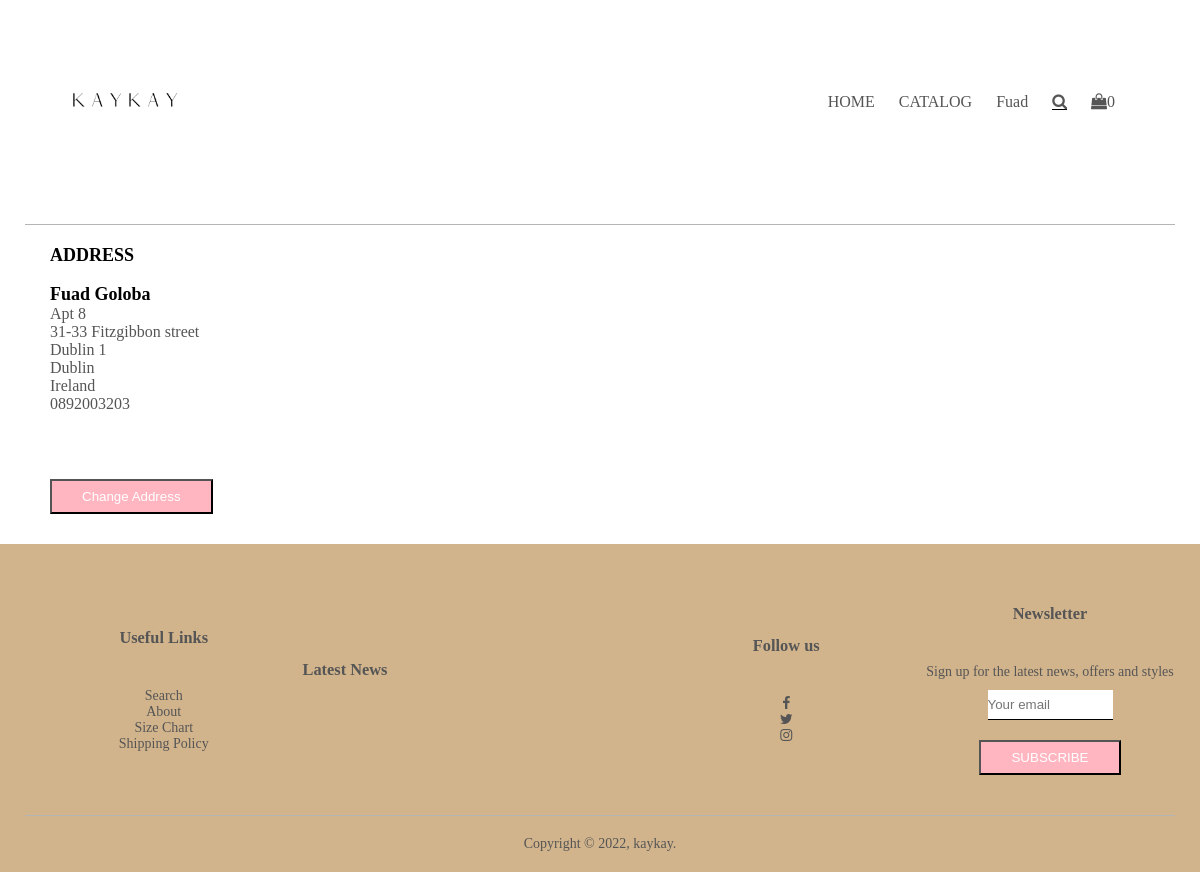
The page /address (signed in) on the database as committed earlier.
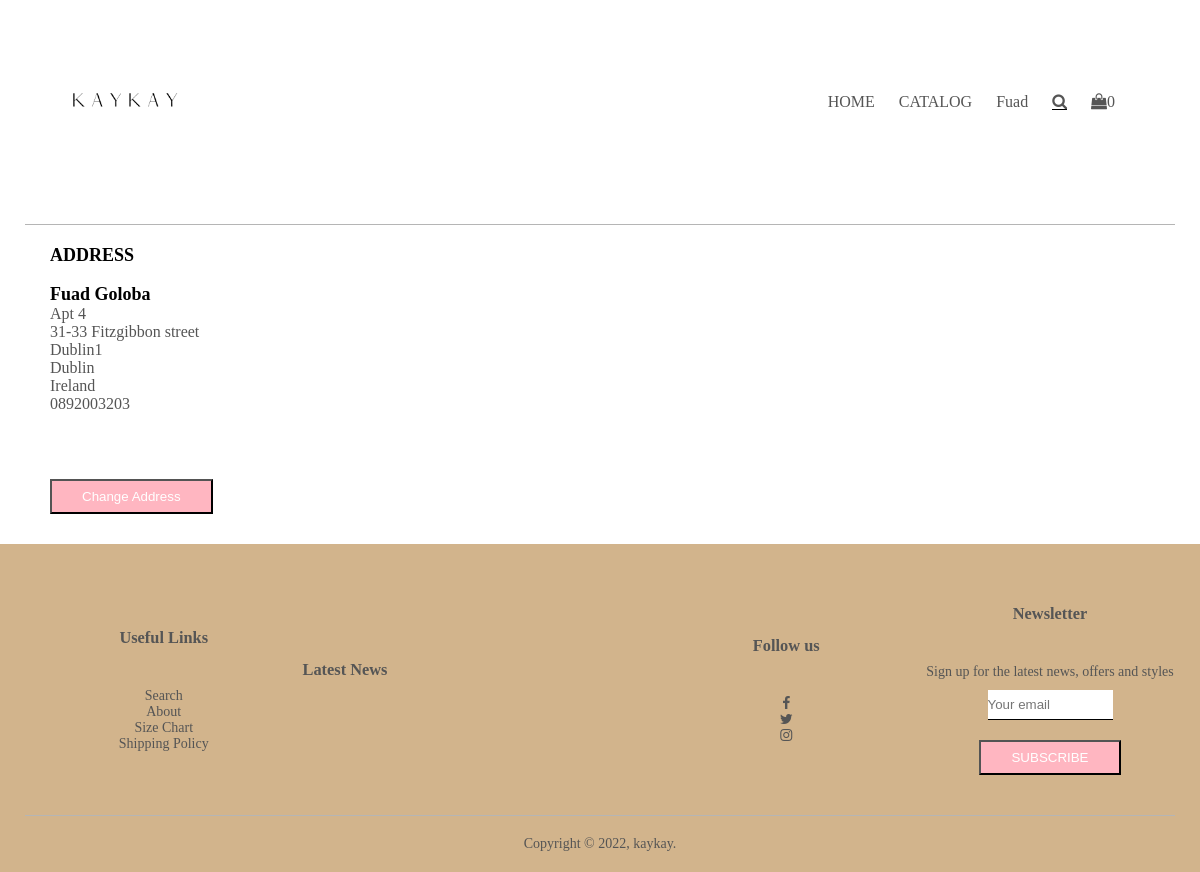
The same page on the database as committed later.
### tables this page shows
CREATE TABLE users
    (id INTEGER PRIMARY KEY NOT NULL,
    hash TEXT NOT NULL,
    first_name VARCHAR NOT NULL,
    last_name VARCHAR NOT NULL,
    email TEXT NOT NULL,
    created_at DATETIME DEFAULT CURRENT_TIMESTAMP,
    address_1 TEXT NOT NULL,
    address_2 TEXT NOT NULL,
    city VARCHAR NOT NULL,
    state VARCHAR NOT NULL,
    country VARCHAR NOT NULL,
    phone VARCHAR NOT NULL,
    mom_maiden_name VARCHAR NOT NULL,
    born_city VARCHAR NOT NULL);

### app.py (the view)
@app.route("/address")
def address():
    user_info = get_user()
    return render_template("address.html", user_info=user_info)

### app.py (called while the page is built)
@app.after_request
def after_request(response):
    response.headers["Cache-Control"] = "no-cache, no-store, must-revalidate"
    response.headers["Expires"] = 0
    response.headers["Pragma"] = "no-cache"
    return response

### import_functions.py (called while the page is built)
def get_user():
    user = db.execute("""SELECT *
                          FROM users
                          WHERE id = ?""",
                          session["user_id"])
    return user

### templates/address.html (shortened to what this page needs)
{% extends "layout.html" %}
{% block main %}
<div class="address-page">
    <div class="container">
        <div class="row">
                <div class="address">
                    <span> ADDRESS </span>
                    <br></br>
                    {% for user in user_info %}
                    <span> {{ user["first_name"] }} {{ user["last_name"] }}</span>
                    <p> {{ user["address_1"] }}</p>
                    <p> {{ user["address_2"] }}</p>
                    <p> {{ user["city"] }}</p>
                    <p> {{ user["state"] }}</p>
                    <p> {{ user["country"] }}</p>
                    <p> {{ user["phone"] }}</p>
                    {% endfor %}
                    <br></br>
                    <a href="/changeAddress"><button type="submit" class="btn-2">Change Address</button></a>
                </div>
            </div>
        </div>
    </div>
</div>
{% endblock %}

### templates/layout.html (shortened to what this page needs)
<!DOCTYPE html>
<html lang="en">
<head>
    <link href="/static/CSS/style.css" rel="stylesheet">
    <link href="https://stackpath.bootstrapcdn.com/font-awesome/4.7.0/css/font-awesome.min.css" rel="stylesheet">
    <link rel='stylesheet' href='https://cdnjs.cloudflare.com/ajax/libs/font-awesome/4.7.0/css/font-awesome.min.css'>
</head>
<body>
    <div class="container">
        <div class="navbar">
            <div class="logo">
                <a href="/"><img src="/static/images/kb2.PNG" width="160px"></a>
            </div>
            <nav>
                {% if session["user_id"] %}
                <ul id="MenuItems">
                    <li><a href="/">HOME</a></li>
                    <li><a href="/catalog">CATALOG</a></li>
                    <li><a href="/profile">{{ session["first_name"] }}</a></li>
                    <li><a href="/search"><i class='fa fa-search'></i></a></li>
                    <li><a href="/cart"><i class='fa fa-shopping-bag'></i>{{ session["cart"] | length }}</a><li>
                </ul>
                {% endif %}
            </nav>
        </div>
        <hr>
        <main class="container-fluid py-5 text-center">
            {% block main %}{% endblock %}
    <div class="footer">
        <div class="container">
            <div class="row">
                <div class="footer-col-1">
                    <h3>Useful Links</h3>
                    <ul>
                        <li><a href="/search">Search</a></li>
                        <li><a href="/about_us">About</a></li>
                        <li>Size Chart</li>
                        <li>Shipping Policy</li>
                    </ul>
                </div>
                <div class="footer-col-2">
                    <h3>Latest News</h3>
                </div>
                <div class="footer-col-3">
                    <h3>Follow us</h3>
                    <ul>
                        <li><a href=""><i class='fa fa-facebook'></i></a></li>
                        <li><a href=""><i class='fa fa-twitter'></i></a></li>
                        <li><a href=""><i class='fa fa-instagram'></i></a></li>
                    </ul>
                </div>
                <div class="footer-col-4">
                    <h3>Newsletter</h3>
                    <p> Sign up for the latest news, offers
                        and styles</p>
                    <form action="/subscribe" method="post">
                        <div class="mb-3">
                            <input autocomplete="off" autofocus class="form-control mx-auto w-auto" id="email" name="email" placeholder="Your email" type="text" required>
                        </div>
                        <div>
                        <button class="btn2" type="submit">SUBSCRIBE</button>
                        </div>
                    </form>
                </div>
            </div>
            <hr>
            <p class="copyright">Copyright © 2022, kaykay.</p>
        </div>
    </div>
</body>
</html>

### static/CSS/style.css (style rules this page uses)
* { margin: 0; padding: 0; box-sizing: border-box; }
.navbar { display: flex; align-items: center; padding: 20px; }
.fa.fa-search { border-bottom: 1px solid black; }
nav { flex: 1; text-align: right; }
nav ul { display: inline-block; list-style-type: none; }
nav li { display: inline-block; margin-right: 20px; -webkit-transition: color 2s; transition: color 2s; }
a { text-decoration: none; color: #555; }
p { color: #555; }
.container { max-width: 1300px; margin: auto; padding-left: 25px; padding-right: 25px; }
.container hr { border: none; background: #b5b5b5; height: 1px; margin: 20px 0; }
.row { display: flex; align-items: center; flex-wrap: wrap; justify-content: space-around; }
.btn-2 { display: inline-block; background: lightpink; color: white; padding: 8px 30px; margin: 30px 0; flex-wrap: wrap; transition: 0.5; }
.footer { background: tan; color: #555; font-size: 14px; padding: 60px 0 20px; }
.footer p { color: #555; }
.footer h3 { margin-bottom: 40px; }
.footer-col-1, .footer-col-2, .footer-col-3, .footer-col-4 { min-width: 250px; margin-bottom: 20px; }
.footer-col-2 { flex-basis: 30% }
.footer-col-4 { flex: 1; text-align: center; }
.footer-col-1, .footer-col-3 { flex: 1; flex-basis: 12%; text-align: center; }
ul { list-style-type: none; }
.btn2 { display: inline-block; background: lightpink; color: white; padding: 8px 30px; flex-wrap: wrap; margin-top: 10px; }
.copyright { text-align: center; }
form input { width:50%; height:30px; margin: 10px 0; border: none; border-bottom: 1px solid black; }
.address { width: 100%; float: left; }
.address span { font-weight: bolder; font-size: large; }

Rows that differ between the two databases and show on the page:
changed users "Fuad": address_1 "Apt 8" → "Apt 4"; city "Dublin 1" → "Dublin1"
